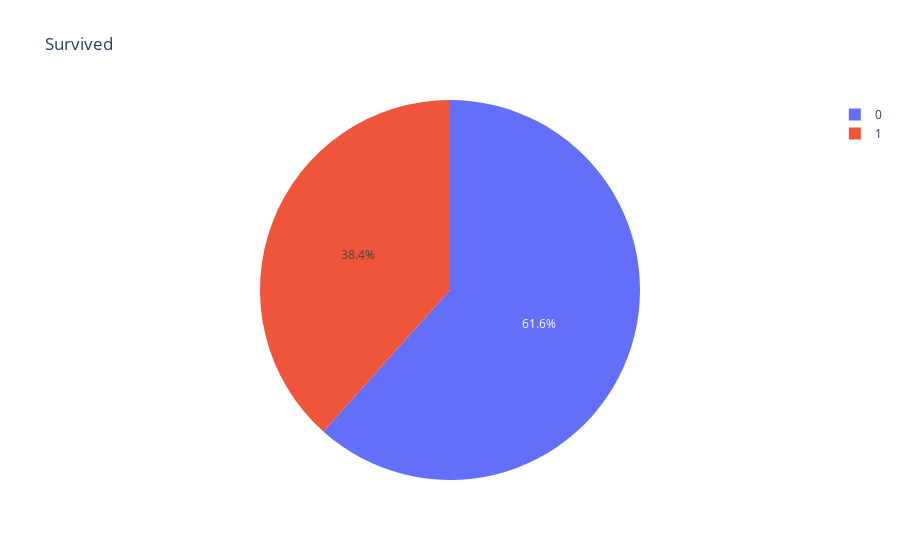
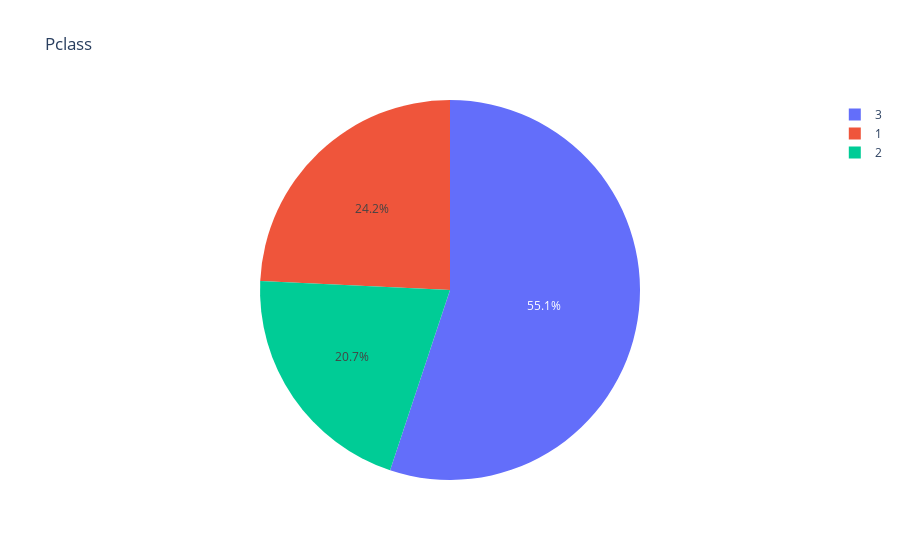
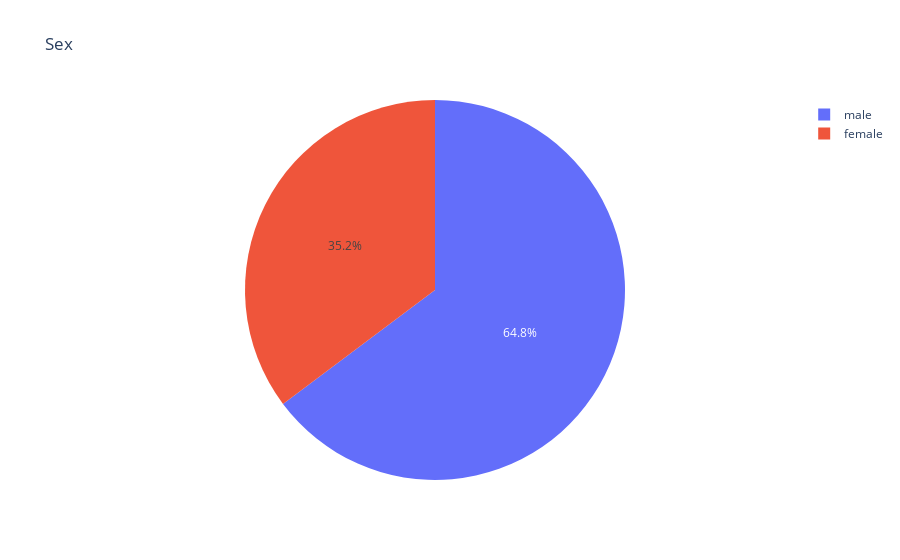
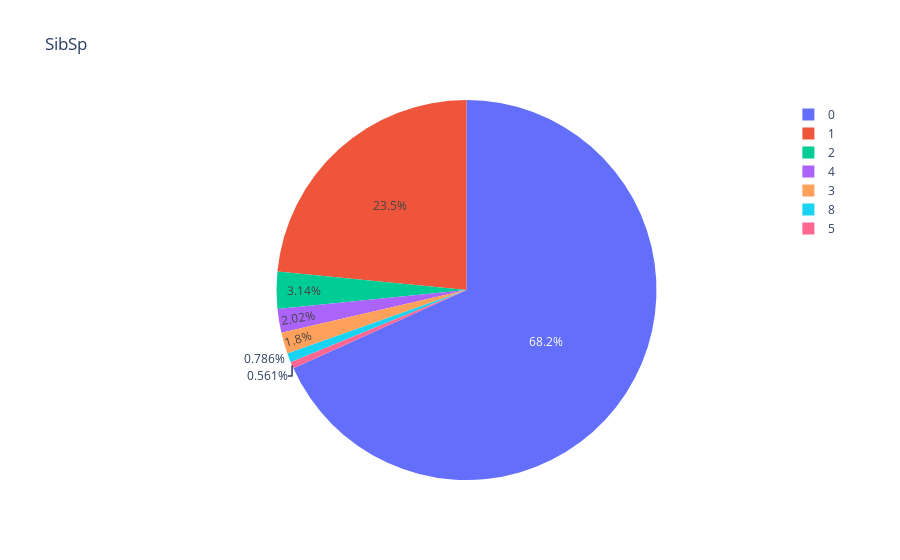

The code cell stored with these charts, in order, in its notebook:
### Code cell
categoricalLabels = ["Survived", "Pclass", "Sex", "SibSp", "Parch", "Embarked"]
for label in categoricalLabels:
    PlotPieChart(dfTrain,label)

### Figure 1 — Plotly figure (JSON) as saved in the notebook; plotly's stock layout.template omitted (floating-point values rounded to 4 significant figures; data arrays with more than 128 entries replaced by an {"elided": "..."} marker saying what was removed)
{"data": [{"labels": {"elided": "891 int values"}, "type": "pie"}], "layout": {"title": {"text": "Survived"}}}

### Figure 2 — Plotly figure (JSON) as saved in the notebook; plotly's stock layout.template omitted (floating-point values rounded to 4 significant figures; data arrays with more than 128 entries replaced by an {"elided": "..."} marker saying what was removed)
{"data": [{"labels": {"elided": "891 int values"}, "type": "pie"}], "layout": {"title": {"text": "Pclass"}}}

### Figure 3 — Plotly figure (JSON) as saved in the notebook; plotly's stock layout.template omitted (floating-point values rounded to 4 significant figures; data arrays with more than 128 entries replaced by an {"elided": "..."} marker saying what was removed)
{"data": [{"labels": {"elided": "891 str values"}, "type": "pie"}], "layout": {"title": {"text": "Sex"}}}

### Figure 4 — Plotly figure (JSON) as saved in the notebook; plotly's stock layout.template omitted (floating-point values rounded to 4 significant figures; data arrays with more than 128 entries replaced by an {"elided": "..."} marker saying what was removed)
{"data": [{"labels": {"elided": "891 int values"}, "type": "pie"}], "layout": {"title": {"text": "SibSp"}}}
